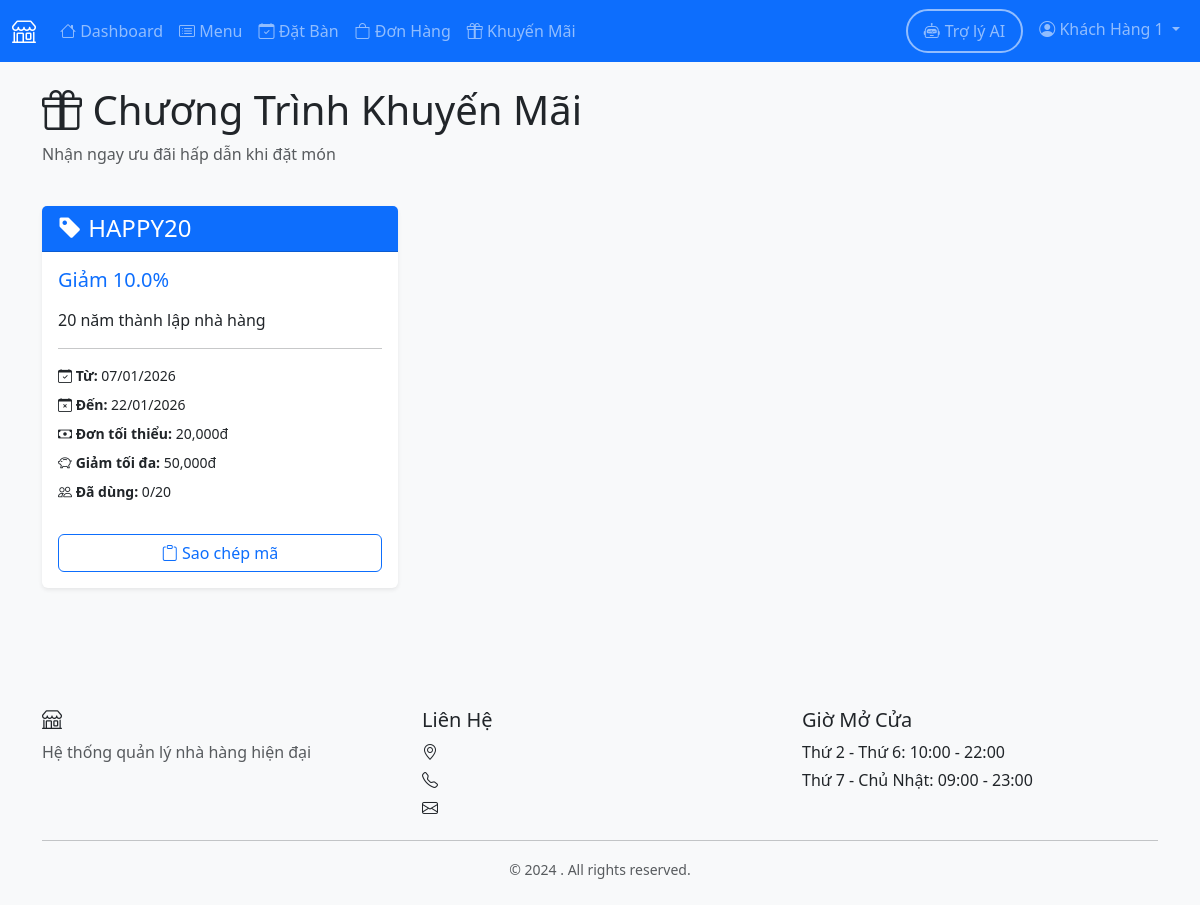
Page /customer/promotions (signed in) on the committed database.
### models.py (models this page shows, shortened)
class User(UserMixin, db.Model):
    __tablename__ = 'users'
    user_id = db.Column(db.Integer, primary_key=True)
    name = db.Column(db.String(100), nullable=False)
    email = db.Column(db.String(120), unique=True, nullable=False)
    password_hash = db.Column(db.String(255), nullable=False)
    phone = db.Column(db.String(20))
    role = db.Column(db.String(20), nullable=False, default='customer')
    employee_type = db.Column(db.String(50))
    created_at = db.Column(db.DateTime, default=datetime.utcnow)
    active = db.Column(db.Boolean, default=True)
    health_check_date = db.Column(db.Date, nullable=True)
    reservations = db.relationship('Reservation', backref='customer', lazy=True)
    orders = db.relationship('Order', foreign_keys='Order.customer_id', backref='customer', lazy=True)
    feedbacks = db.relationship('Feedback', backref='customer', lazy=True)

class Promotion(db.Model):
    __tablename__ = 'promotions'
    promo_id = db.Column(db.Integer, primary_key=True)
    code = db.Column(db.String(50), unique=True, nullable=False)
    description = db.Column(db.Text)
    discount_percent = db.Column(db.Float, nullable=False)
    discount_amount = db.Column(db.Float)
    min_order_amount = db.Column(db.Float, default=0)
    max_discount = db.Column(db.Float)
    start_date = db.Column(db.DateTime, nullable=False)
    end_date = db.Column(db.DateTime, nullable=False)
    active = db.Column(db.Boolean, default=True)
    usage_limit = db.Column(db.Integer)
    usage_count = db.Column(db.Integer, default=0)

### routes/customer.py (the view)
@bp.route('/promotions')
@login_required
@customer_required
def promotions():
    now = datetime.utcnow()
    active_promotions = Promotion.query.filter(
        Promotion.active == True,
        Promotion.start_date <= now,
        Promotion.end_date >= now
    ).all()
    return render_template('customer/promotions.html',
                         promotions=active_promotions)

### routes/customer.py (called while the page is built)
def customer_required(f):
    from functools import wraps
    @wraps(f)
    def decorated_function(*args, **kwargs):
        if not current_user.is_authenticated or current_user.role != 'customer':
            flash('Bạn không có quyền truy cập trang này.', 'danger')
            return redirect(url_for('auth.login'))
        return f(*args, **kwargs)
    return decorated_function

### templates/customer/promotions.html (shortened to what this page needs)
{% extends "base.html" %}
{% block content %}
<div class="container">
    <div class="row mb-4">
        <div class="col-12">
            <h1><i class="bi bi-gift"></i> Chương Trình Khuyến Mãi</h1>
            <p class="text-muted">Nhận ngay ưu đãi hấp dẫn khi đặt món</p>
        </div>
    </div>
    {% if promotions %}
    <div class="row">
        {% for promo in promotions %}
        <div class="col-md-6 col-lg-4 mb-4">
            <div class="card h-100 border-primary">
                <div class="card-header bg-primary text-white">
                    <h4 class="mb-0">
                        <i class="bi bi-tag-fill"></i> {{ promo.code }}
                    </h4>
                </div>
                <div class="card-body">
                    <h5 class="text-primary mb-3">
                        Giảm {{ promo.discount_percent }}%
                    </h5>
                    <p class="card-text">{{ promo.description }}</p>
                    <hr>
                    <ul class="list-unstyled small">
                        <li class="mb-2">
                            <i class="bi bi-calendar-check"></i>
                            <strong>Từ:</strong> {{ promo.start_date.strftime('%d/%m/%Y') }}
                        </li>
                        <li class="mb-2">
                            <i class="bi bi-calendar-x"></i>
                            <strong>Đến:</strong> {{ promo.end_date.strftime('%d/%m/%Y') }}
                        </li>
                        {% if promo.min_order_amount > 0 %}
                        <li class="mb-2">
                            <i class="bi bi-cash"></i>
                            <strong>Đơn tối thiểu:</strong> {{ '{:,.0f}'.format(promo.min_order_amount) }}đ
                        </li>
                        {% endif %}
                        {% if promo.max_discount %}
                        <li class="mb-2">
                            <i class="bi bi-piggy-bank"></i>
                            <strong>Giảm tối đa:</strong> {{ '{:,.0f}'.format(promo.max_discount) }}đ
                        </li>
                        {% endif %}
                        {% if promo.usage_limit %}
                        <li>
                            <i class="bi bi-people"></i>
                            <strong>Đã dùng:</strong> {{ promo.usage_count }}/{{ promo.usage_limit }}
                        </li>
                        {% endif %}
                    </ul>
                    <button class="btn btn-outline-primary w-100 mt-3 copy-code" data-code="{{ promo.code }}">
                        <i class="bi bi-clipboard"></i> Sao chép mã
                    </button>
                </div>
            </div>
        </div>
        {% endfor %}
    </div>
    {% else %}
    <div class="empty-state">
        <i class="bi bi-gift"></i>
        <h4>Hiện chưa có chương trình khuyến mãi</h4>
        <p class="text-muted">Hãy quay lại sau nhé!</p>
    </div>
    {% endif %}
</div>
{% endblock %}

### templates/base.html (shortened to what this page needs)
<!DOCTYPE html>
<html lang="vi">
<head>
    <link href="https://cdn.jsdelivr.net/npm/bootstrap@5.3.2/dist/css/bootstrap.min.css" rel="stylesheet">
    <link rel="stylesheet" href="https://cdn.jsdelivr.net/npm/bootstrap-icons@1.11.1/font/bootstrap-icons.css">
    <link rel="stylesheet" href="{{ url_for('static', filename='css/style.css') }}">
</head>
<body>
    {% if current_user.is_authenticated %}
    <nav class="navbar navbar-expand-lg navbar-dark bg-primary">
        <div class="container-fluid">
            <a class="navbar-brand" href="{{ url_for('index') }}">
                <i class="bi bi-shop"></i> {{ restaurant_name }}
            </a>
            <div class="collapse navbar-collapse" id="navbarNav">
                <ul class="navbar-nav me-auto">
                    {% if current_user.role == 'customer' %}
                        <li class="nav-item">
                            <a class="nav-link" href="{{ url_for('customer.dashboard') }}">
                                <i class="bi bi-house"></i> Dashboard
                            </a>
                        </li>
                        <li class="nav-item">
                            <a class="nav-link" href="{{ url_for('customer.menu') }}">
                                <i class="bi bi-card-list"></i> Menu
                            </a>
                        </li>
                        <li class="nav-item">
                            <a class="nav-link" href="{{ url_for('customer.reservation') }}">
                                <i class="bi bi-calendar-check"></i> Đặt Bàn
                            </a>
                        </li>
                        <li class="nav-item">
                            <a class="nav-link" href="{{ url_for('customer.my_orders') }}">
                                <i class="bi bi-bag"></i> Đơn Hàng
                            </a>
                        </li>
                        <li class="nav-item">
                            <a class="nav-link" href="{{ url_for('customer.promotions') }}">
                                <i class="bi bi-gift"></i> Khuyến Mãi
                            </a>
                        </li>
                    {% endif %}
                </ul>
                <ul class="navbar-nav">
                    <li class="nav-item">
                        <a class="nav-link btn btn-outline-primary rounded-pill px-3 me-2"
                           href="{{ url_for('chatbot.index') }}"
                           style="border: 2px solid; display: flex; align-items: center; gap: 5px;">
                            <i class="bi bi-robot"></i>
                            <span class="d-none d-lg-inline">Trợ lý AI</span>
                        </a>
                    </li>
                    <li class="nav-item dropdown">
                        <a class="nav-link dropdown-toggle" href="#" id="navbarDropdown" role="button" data-bs-toggle="dropdown">
                            <i class="bi bi-person-circle"></i> {{ current_user.name }}
                        </a>
                    </li>
                </ul>
            </div>
        </div>
    </nav>
    {% endif %}
    <main class="{% if current_user.is_authenticated %}py-4{% endif %}">
        {% block content %}{% endblock %}
    </main>
    {% if current_user.is_authenticated %}
    <footer class="bg-light mt-5 py-4">
        <div class="container">
            <div class="row">
                <div class="col-md-4">
                    <h5><i class="bi bi-shop"></i> {{ restaurant_name }}</h5>
                    <p class="text-muted">Hệ thống quản lý nhà hàng hiện đại</p>
                </div>
                <div class="col-md-4">
                    <h5>Liên Hệ</h5>
                    <p class="mb-1"><i class="bi bi-geo-alt"></i> {{ restaurant_address }}</p>
                    <p class="mb-1"><i class="bi bi-telephone"></i> {{ restaurant_phone }}</p>
                    <p class="mb-1"><i class="bi bi-envelope"></i> {{ restaurant_email }}</p>
                </div>
                <div class="col-md-4">
                    <h5>Giờ Mở Cửa</h5>
                    <p class="mb-1">Thứ 2 - Thứ 6: 10:00 - 22:00</p>
                    <p class="mb-1">Thứ 7 - Chủ Nhật: 09:00 - 23:00</p>
                </div>
            </div>
            <hr>
            <div class="text-center text-muted">
                <small>&copy; 2024 {{ restaurant_name }}. All rights reserved.</small>
            </div>
        </div>
    </footer>
    {% endif %}
</body>
</html>

### static/css/style.css (style rules this page uses)
:root { --primary-color: #0d6efd; --success-color: #198754; --warning-color: #ffc107; --danger-color: #dc3545; --info-color: #0dcaf0; }
body { font-family: 'Segoe UI', Tahoma, Geneva, Verdana, sans-serif; background-color: #f8f9fa; }
.navbar-brand { font-weight: 600; font-size: 1.5rem; }
.card { transition: all 0.3s ease; border: none; box-shadow: 0 0.125rem 0.25rem rgba(0, 0, 0, 0.075); }
.btn { transition: all 0.3s ease; }
footer { margin-top: auto; }

### rows in the picture
User: name "Khách Hàng 1"
Promotion: code "HAPPY20", discount_percent "10.0", description "20 năm thành lập nhà hàng", start_date "07/01/2026", end_date "22/01/2026", min_order_amount "20,000", max_discount "50,000", usage_count "0", usage_limit "20"
